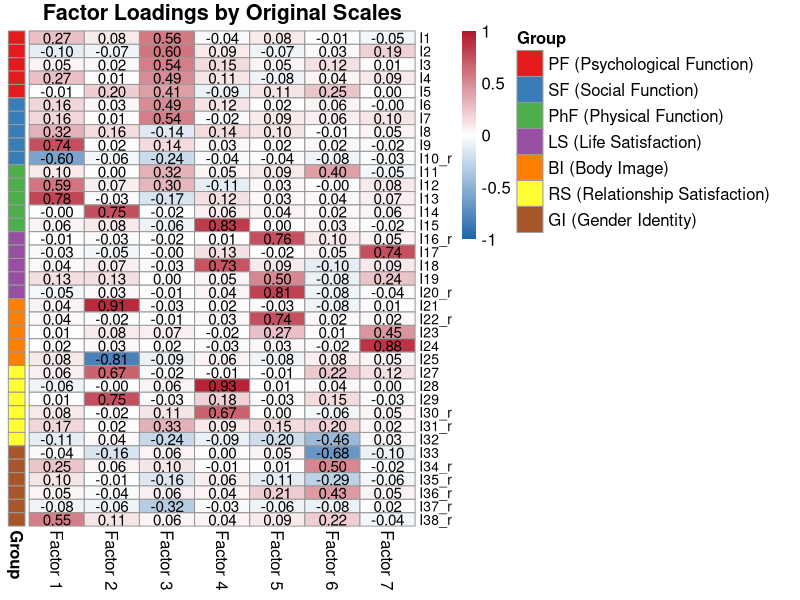

This chart was generated by the following R code:
# Load required packages
library(readxl)
library(psych)
library(pheatmap)

# Read data
daten <- read_excel("../../data/raw/dat_EFA_26.xlsx")

# Use only numeric columns
numeric_cols <- sapply(daten, is.numeric)
daten_numeric <- daten[, numeric_cols]

# Perform EFA
efa_result <- fa(daten_numeric, 
                nfactors = 7, 
                rotate = "oblimin",
                fm = "ml",
                use = "pairwise.complete.obs")

# Extract loading matrix
loadings_matrix <- as.matrix(unclass(efa_result$loadings))

# Create matrix with all formatted numbers for display
display_matrix <- matrix(
  sprintf("%.2f", loadings_matrix),
  nrow = nrow(loadings_matrix)
)
rownames(display_matrix) <- rownames(loadings_matrix)
colnames(display_matrix) <- paste("Factor", 1:ncol(loadings_matrix))

# Define original scale groups with abbreviations
groups <- c(
  "PF (Psychological Function)",
  "SF (Social Function)",
  "PhF (Physical Function)",
  "LS (Life Satisfaction)",
  "BI (Body Image)",
  "RS (Relationship Satisfaction)",
  "GI (Gender Identity)"
)

# Define items for each group based on original scale
pf_items <- c("I1", "I2", "I3", "I4", "I5")
sf_items <- c("I6", "I7", "I8", "I9", "I10_r")
phf_items <- c("I11", "I12", "I13", "I14", "I15")
ls_items <- c("I16_r", "I17", "I18", "I19", "I20_r")
bi_items <- c("I21", "I22_r", "I23", "I24", "I25")
rs_items <- c("I27", "I28", "I29", "I30_r", "I31_r", "I32")
gi_items <- c("I33", "I34_r", "I35_r", "I36_r", "I37_r", "I38_r")

# Create group mapping
item_to_group <- c(
  setNames(rep("PF (Psychological Function)", length(pf_items)), pf_items),
  setNames(rep("SF (Social Function)", length(sf_items)), sf_items),
  setNames(rep("PhF (Physical Function)", length(phf_items)), phf_items),
  setNames(rep("LS (Life Satisfaction)", length(ls_items)), ls_items),
  setNames(rep("BI (Body Image)", length(bi_items)), bi_items),
  setNames(rep("RS (Relationship Satisfaction)", length(rs_items)), rs_items),
  setNames(rep("GI (Gender Identity)", length(gi_items)), gi_items)
)

# Create annotation dataframe
item_groups <- data.frame(
  row.names = rownames(loadings_matrix),
  Group = item_to_group[rownames(loadings_matrix)]
)

# Colors for groups
annotation_colors <- list(
  Group = c(
    "PF (Psychological Function)" = "#E41A1C",
    "SF (Social Function)" = "#377EB8",
    "PhF (Physical Function)" = "#4DAF4A",
    "LS (Life Satisfaction)" = "#984EA3",
    "BI (Body Image)" = "#FF7F00",
    "RS (Relationship Satisfaction)" = "#FFFF33",
    "GI (Gender Identity)" = "#A65628"
  )
)

# Create heatmap with original grouping
pdf("efa_results/factor_loadings_original_groups.pdf", width = 15, height = 15)
pheatmap(loadings_matrix,
         color = colorRampPalette(c("#2166AC", "white", "#B2182B"))(100),
         breaks = seq(-1, 1, length.out = 101),
         display_numbers = display_matrix,
         number_color = "black",
         fontsize_number = 11,
         fontsize = 12,
         fontsize_row = 10,
         fontsize_col = 12,
         cluster_rows = FALSE,  # No clustering to maintain original order
         cluster_cols = FALSE,
         annotation_row = item_groups,
         annotation_colors = annotation_colors,
         main = "Factor Loadings by Original Scales",
         annotation_names_row = TRUE,
         annotation_legend = TRUE,
         labels_col = paste("Factor", 1:ncol(loadings_matrix)))
dev.off()

# Print summary of factor loadings by group
print("Factor Loading Patterns by Original Scale:")
for(group in unique(item_groups$Group)) {
  group_items <- rownames(loadings_matrix)[item_groups$Group == group]
  group_loadings <- loadings_matrix[group_items, ]
  cat("\nGroup:", group, "\n")
  print(round(group_loadings, 2))
} 